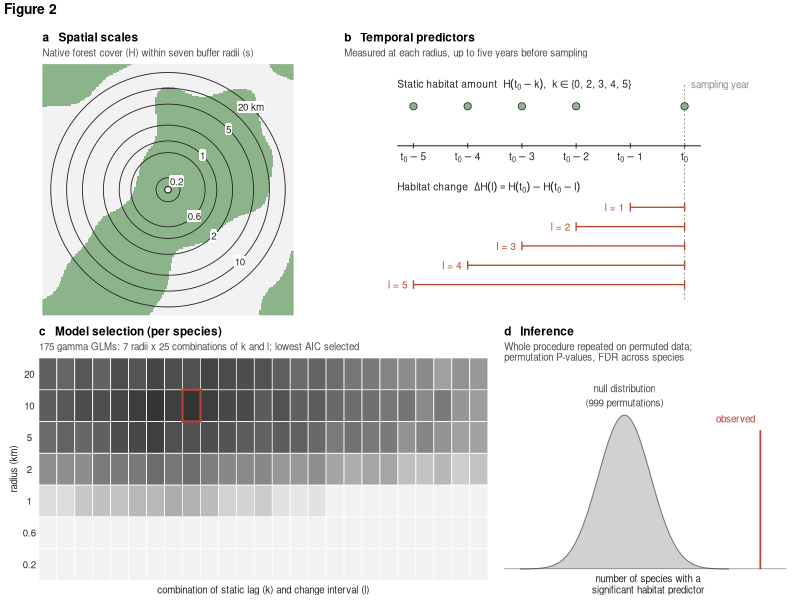
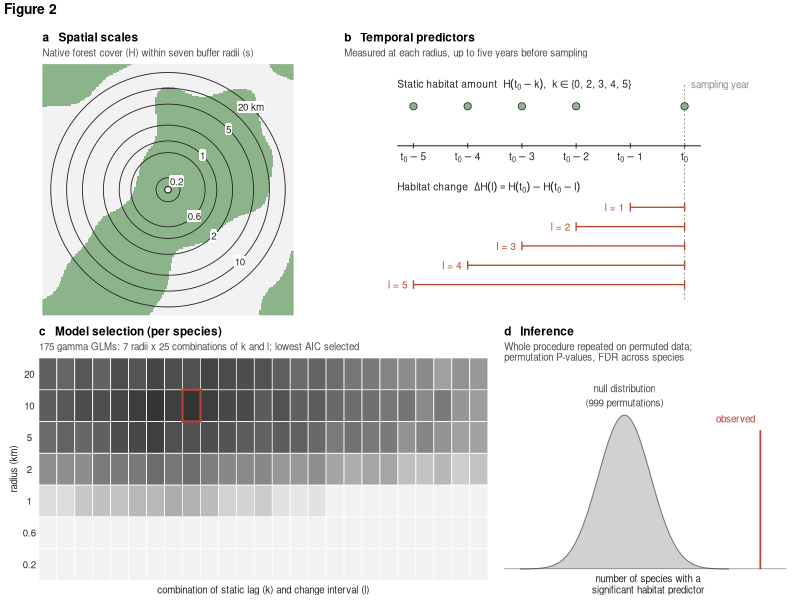
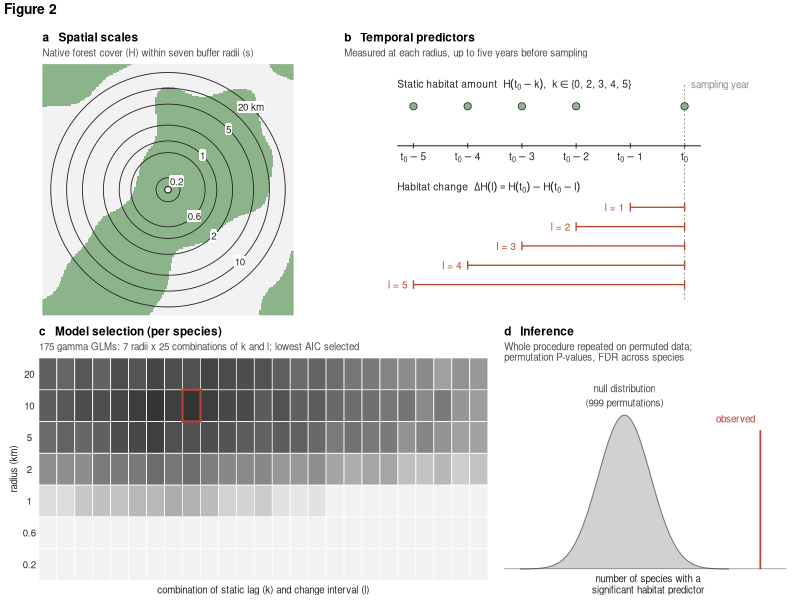

Write R code to recreate these figures, in order.
# =============================================================================
# Figure 2 — analytical workflow (schematic)
# =============================================================================
# Four panels read left-to-right, top-to-bottom:
#   a  spatial scales: seven buffer radii around a sampling site
#   b  temporal predictors: static habitat amount H(t0 - k) and habitat change
#      dH(l) = H(t0) - H(t0 - l)
#   c  model selection: 175 candidate GLMs per species, lowest AIC selected
#   d  inference: the whole selection procedure repeated on 999 permutations
# Panels a and c are schematic (simulated landscape and AIC surface).
# Panel d is also schematic (the real null distribution is a result and is
# shown in Appendix S4, Figure S1).
# Output: results/Figure2.tif (600 dpi, 18 x 13 cm) and results/Figure2.png
# All text is >= 7 pt at final size (ggplot text size in mm x 2.845 = pt).
# Requires only ggplot2 and cowplot.
# =============================================================================

library(ggplot2)
library(cowplot)

pasta_saida <- "results"
dir.create(pasta_saida, showWarnings = FALSE)

# ---- visual style -------------------------------------------------------------
tinta   <- "grey15"
cinza   <- "grey55"
floresta <- "#8DB38B"
matriz  <- "grey95"
destaque <- "#B5452F"
tam_txt <- 2.6          # main annotation text size (mm; ~7.4 pt)
tam_menor <- 2.5        # smaller labels (mm; ~7.1 pt)
mostrar_equacao <- FALSE  # TRUE = model equation centred below panel c (it is already in the Methods)

tema_base <- theme_void(base_size = 8) +
  theme(plot.title = element_text(size = 8.5, face = "bold", hjust = 0, margin = margin(b = 3)),
        plot.subtitle = element_text(size = 7, colour = "grey30", hjust = 0, margin = margin(b = 4)),
        plot.margin = margin(4, 6, 4, 6))

circulo <- function(r, n = 400) {
  a <- seq(0, 2 * pi, length.out = n)
  data.frame(x = r * cos(a), y = r * sin(a))
}

# ---- (a) spatial scales --------------------------------------------------------
set.seed(7)
n <- 180
paisagem <- expand.grid(x = seq(-1.05, 1.05, length.out = n), y = seq(-1.05, 1.05, length.out = n))
campo <- with(paisagem,
              sin(3.1 * x + 0.4) * cos(2.7 * y - 0.3) +
              0.6 * sin(5.3 * x * y + 1) +
              0.5 * cos(4.1 * x - 3.2 * y) +
              0.3 * sin(9 * x + 2) * cos(8 * y))
paisagem$floresta <- campo > 0.1

raios_m <- c(200, 600, 1000, 2000, 5000, 10000, 20000)
# radii drawn on a log scale so that all seven are visible (not to scale)
raios_plot <- 0.1 + (log10(raios_m) - log10(200)) / (log10(20000) - log10(200)) * 0.88
circs <- do.call(rbind, lapply(seq_along(raios_plot), function(i)
  cbind(circulo(raios_plot[i]), id = i)))
# labels alternate between the upper-right and lower-right diagonals so that
# neighbouring radii do not overlap at 7 pt
angulo_rot <- ifelse(seq_along(raios_plot) %% 2 == 1, pi / 4, -pi / 4)
rotulos_raio <- data.frame(
  x = raios_plot * cos(angulo_rot), y = raios_plot * sin(angulo_rot),
  lab = c("0.2", "0.6", "1", "2", "5", "10", "20 km"))

pa <- ggplot() +
  geom_raster(data = paisagem, aes(x, y, fill = floresta)) +
  scale_fill_manual(values = c(`TRUE` = floresta, `FALSE` = matriz), guide = "none") +
  geom_path(data = circs, aes(x, y, group = id), colour = tinta, linewidth = 0.3) +
  geom_label(data = rotulos_raio, aes(x, y, label = lab), size = tam_menor, label.size = 0,
             label.padding = unit(0.06, "lines"), fill = "white", colour = tinta) +
  annotate("point", x = 0, y = 0, shape = 21, size = 1.8, fill = "white", colour = tinta, stroke = 0.6) +
  coord_equal(xlim = c(-1.05, 1.05), ylim = c(-1.05, 1.05), expand = FALSE) +
  labs(title = "a   Spatial scales",
       subtitle = "Native forest cover (H) within seven buffer radii (s)") +
  tema_base

# ---- (b) temporal predictors ---------------------------------------------------
anos <- -5:0
rotulos_anos <- parse(text = c("t[0]-5", "t[0]-4", "t[0]-3", "t[0]-2", "t[0]-1", "t[0]"))
estaticos <- data.frame(x = -c(0, 2, 3, 4, 5), y = 1)
mudancas <- data.frame(l = 1:5, x0 = -(1:5), x1 = 0, y = -0.15 - 0.22 * (0:4))

pb <- ggplot() +
  # time axis
  annotate("segment", x = -5.3, xend = 0.3, y = 0.55, yend = 0.55, colour = tinta, linewidth = 0.35) +
  annotate("segment", x = anos, xend = anos, y = 0.52, yend = 0.58, colour = tinta, linewidth = 0.35) +
  annotate("text", x = anos, y = 0.42, label = as.character(rotulos_anos), parse = TRUE,
           size = tam_txt, colour = tinta) +
  annotate("segment", x = 0, xend = 0, y = -1.2, yend = 1.25, colour = cinza,
           linewidth = 0.3, linetype = "22") +
  annotate("text", x = 0.12, y = 1.25, label = "sampling year", hjust = 0, size = tam_menor, colour = cinza) +
  # static habitat amount
  geom_point(data = estaticos, aes(x, y), shape = 21, size = 2.2, fill = floresta, colour = tinta, stroke = 0.4) +
  annotate("text", x = -5.3, y = 1.25, hjust = 0, size = tam_txt, colour = tinta, parse = TRUE,
           label = '"Static habitat amount  "*H(t[0]-k)*",  "*k %in% "{0, 2, 3, 4, 5}"') +
  # habitat change
  geom_segment(data = mudancas, aes(x = x0, xend = x1, y = y, yend = y),
               colour = destaque, linewidth = 0.45) +
  geom_segment(data = mudancas, aes(x = x0, xend = x0, y = y - 0.05, yend = y + 0.05),
               colour = destaque, linewidth = 0.45) +
  geom_segment(data = mudancas, aes(x = x1, xend = x1, y = y - 0.05, yend = y + 0.05),
               colour = destaque, linewidth = 0.45) +
  geom_text(data = mudancas, aes(x = x0 - 0.12, y = y, label = paste0("l = ", l)),
            hjust = 1, size = tam_menor, colour = destaque) +
  annotate("text", x = -5.3, y = 0.08, hjust = 0, size = tam_txt, colour = tinta, parse = TRUE,
           label = '"Habitat change  "*Delta*H(l)==H(t[0])-H(t[0]-l)') +
  coord_cartesian(xlim = c(-5.9, 1.6), ylim = c(-1.25, 1.35), clip = "off") +
  labs(title = "b   Temporal predictors",
       subtitle = "Measured at each radius, up to five years before sampling") +
  tema_base

# ---- (c) model selection ---------------------------------------------------------
set.seed(3)
grade <- expand.grid(raio = 1:7, comb = 1:25)
grade$dAIC <- with(grade, 0.9 * (raio - 6)^2 + 0.35 * abs(comb - 8) + runif(nrow(grade), 0, 1.6))
grade$dAIC <- grade$dAIC - min(grade$dAIC)
sel <- grade[which.min(grade$dAIC), ]

eq <- 'log*" E("*A[i]*")"=="  "*beta[0]+beta[1]*" z["*H[s*","*i](t[0]-k)*"]"+beta[2]*" z["*Delta*H[s*","*i](l)*"]"+beta[3]*E[i]'

pc <- ggplot(grade, aes(comb, raio, fill = pmin(dAIC, 12))) +
  geom_tile(colour = "white", linewidth = 0.25) +
  geom_tile(data = sel, fill = NA, colour = destaque, linewidth = 0.7) +
  scale_fill_gradient(low = "grey20", high = "grey95", guide = "none") +
  scale_y_continuous(breaks = 1:7, labels = c("0.2", "0.6", "1", "2", "5", "10", "20"), expand = c(0, 0)) +
  scale_x_continuous(expand = c(0, 0)) +
  labs(title = "c   Model selection (per species)",
       subtitle = "175 gamma GLMs: 7 radii x 25 combinations of k and l; lowest AIC selected",
       x = "combination of static lag (k) and change interval (l)", y = "radius (km)",
       caption = if (mostrar_equacao) parse(text = eq) else NULL) +
  tema_base +
  theme(axis.text.y = element_text(size = 7, colour = tinta, margin = margin(r = 2)),
        axis.title.y = element_text(size = 7, angle = 90, colour = tinta, margin = margin(r = 3)),
        axis.title.x = element_text(size = 7, colour = tinta, margin = margin(t = 3)),
        plot.caption = element_text(size = 7.5, colour = tinta, hjust = 0.5, margin = margin(t = 6)),
        plot.caption.position = "panel")

# ---- (d) inference (schematic: no results shown) ------------------------------
# Illustrates the procedure only; the real null distribution is a result and is
# shown in Appendix S4 (Figure S1).
x_nulo <- seq(-4, 4, length.out = 400)
curva <- data.frame(x = x_nulo, y = dnorm(x_nulo))
pd <- ggplot(curva, aes(x, y)) +
  geom_area(fill = "grey82", colour = NA) +
  geom_line(colour = "grey45", linewidth = 0.35) +
  annotate("segment", x = 5.2, xend = 5.2, y = 0, yend = 0.36, colour = destaque, linewidth = 0.6) +
  annotate("text", x = 5.0, y = 0.39, hjust = 1, size = tam_menor, colour = destaque, label = "observed") +
  annotate("text", x = 0, y = 0.45, size = tam_menor, colour = "grey30",
           label = "null distribution\n(999 permutations)") +
  annotate("segment", x = -4.6, xend = 6.2, y = 0, yend = 0, colour = tinta, linewidth = 0.3) +
  scale_x_continuous(limits = c(-4.6, 6.4), expand = c(0, 0)) +
  scale_y_continuous(limits = c(0, 0.52), expand = c(0, 0)) +
  labs(title = "d   Inference",
       subtitle = "Whole procedure repeated on permuted data;\npermutation P-values, FDR across species",
       x = "number of species with a\nsignificant habitat predictor", y = NULL) +
  tema_base +
  theme(axis.title.x = element_text(size = 7, colour = tinta, margin = margin(t = 3), lineheight = 0.95))

# ---- assemble --------------------------------------------------------------------
linha1 <- plot_grid(pa, pb, nrow = 1, rel_widths = c(0.42, 0.58))
linha2 <- plot_grid(pc, pd, nrow = 1, rel_widths = c(0.62, 0.38))
figura <- ggdraw() +
  draw_plot(plot_grid(linha1, linha2, ncol = 1, rel_heights = c(1, 0.95)),
            x = 0, y = 0, width = 1, height = 0.955) +
  draw_label("Figure 2", x = 0.005, y = 0.995, hjust = 0, vjust = 1, fontface = "bold", size = 10)

ggsave(file.path(pasta_saida, "Figure2.tif"), figura, width = 18, height = 13, units = "cm",
       dpi = 600, compression = "lzw", bg = "white")
ggsave(file.path(pasta_saida, "Figure2.png"), figura, width = 18, height = 13, units = "cm",
       dpi = 200, bg = "white")
print(figura)
